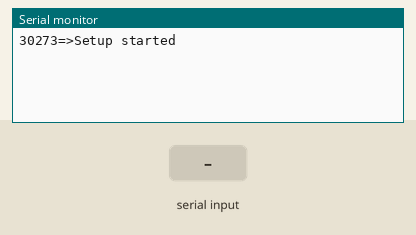
Simulated run of this sketch. Board: Arduino Mega 2560, built with avr-gcc and run on an emulated ATmega2560. Shown: the last lines printed to the serial monitor. Inputs (shaded band) come from the test bench.

Above: at 1.2 s.
1.3 s: "test 6\n" received over the second serial link
At 1.9 s:
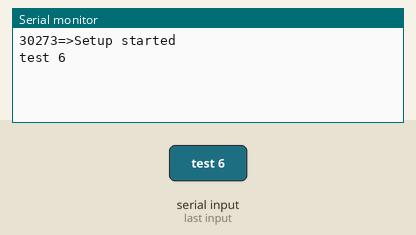
2.8 s: "1" received over the second serial link
At 4.2 s:
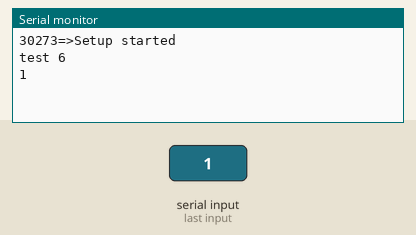

The sketch:

__Check_SIM800.ino
```cpp
#include <SoftwareSerial.h>
#include "esp_wifi.h"

class esp : public ESP_WIFI{
public:
virtual void trace(String msg);
virtual void responseProcessing(String resp);
} esp;

//SoftwareSerial espSerial(10, 11);

#define COM_BAUD 115200
#define espSerial Serial1
byte f;

// Переменные, создаваемые процессом сборки,
// когда компилируется скетч
extern int __bss_end;
extern void *__brkval;

// Функция, возвращающая количество свободного ОЗУ (RAM)
int memoryFree()
{
   int freeValue;
   if((int)__brkval == 0)
      freeValue = ((int)&freeValue) - ((int)&__bss_end);
   else
      freeValue = ((int)&freeValue) - ((int)__brkval);
   return freeValue;
}

void setup() {
  espSerial.begin(COM_BAUD);
  Serial.begin(COM_BAUD);
  esp.trace("Setup started");
return;
  //esp.send2site("upd/send_info.php","str=[{\"type\":\"T\",\"id\":1,\"temp\":99,\"hum\":10},{\"type\":\"E\",\"id\":3,\"text\":\"test 6 sdfgsdgfkmskdfg sdfgsdfgkmsdfkmg fgsndnfgjnsdfjgnjsdf jnfgjsdnfgjnsdfjgn jgnfjsdnfgjsnfdjgn jngsjnfdjgnsdfjgn jfsgndjdfngjsndfjg sgdnjdfng sndfgjfdngjndf sngjdfng sdfg jfsdgnjsdnfjg\"}]");


  esp.addEvent2Buffer(1,String(millis()));

  esp.addTempHum2Buffer(1, 10, 20);
  esp.addTempHum2Buffer(2, 10, 20);
  esp.addTempHum2Buffer(3, 10, 20);
  esp.addSens2Buffer(1, 1);
  esp.addSens2Buffer(1, 0);
  esp.addSens2Buffer(2, 1);
  esp.addSens2Buffer(2, 0);
  esp.addEvent2Buffer(3,"left join Sensor_Activity as sa2 on sa2.Sensor_Activity_ID = (select Sensor_Activity_ID from Sensor_Activity WHERE Sensor_ID=sa1.sensor_id and Date > sa1.date order by Date limit 1) and sa2.Value ");
  esp.addEvent2Buffer(3,"left join Sensor_Activity as sa2 on sa2.Sensor_Activity_ID = (select Sensor_Activity_ID from Sensor_Activity WHERE Sensor_ID=sa1.sensor_id and Date > sa1.date order by Date limit 1) and sa2.Value ");
//  esp.addEvent2Buffer(3,"left join Sensor_Activity as sa2 on sa2.Sensor_Activity_ID = (select Sensor_Activity_ID from Sensor_Activity WHERE Sensor_ID=sa1.sensor_id and Date > sa1.date order by Date limit 1) and sa2.Value ");
//  esp.addEvent2Buffer(3,"left join Sensor_Activity as sa2 on sa2.Sensor_Activity_ID = (select Sensor_Activity_ID from Sensor_Activity WHERE Sensor_ID=sa1.sensor_id and Date > sa1.date order by Date limit 1) and sa2.Value ");
//  esp.addEvent2Buffer(3,"left join Sensor_Activity as sa2 on sa2.Sensor_Activity_ID = (select Sensor_Activity_ID from Sensor_Activity WHERE Sensor_ID=sa1.sensor_id and Date > sa1.date order by Date limit 1) and sa2.Value ");
//  esp.addEvent2Buffer(3,"left join Sensor_Activity as sa2 on sa2.Sensor_Activity_ID = (select Sensor_Activity_ID from Sensor_Activity WHERE Sensor_ID=sa1.sensor_id and Date > sa1.date order by Date limit 1) and sa2.Value ");

  esp.sendBuffer2Site();
  esp.trace("send 1");

  esp.addTempHum2Buffer(1, 10, 20);
  esp.addTempHum2Buffer(2, 10, 20);
  esp.addTempHum2Buffer(3, 10, 20);
  esp.addSens2Buffer(1, 1);
  esp.addSens2Buffer(1, 0);
  esp.addSens2Buffer(2, 1);
  esp.addSens2Buffer(2, 0);
  esp.addEvent2Buffer(3,"left join Sensor_Activity as sa2 on sa2.Sensor_Activity_ID = (select Sensor_Activity_ID from Sensor_Activity WHERE Sensor_ID=sa1.sensor_id and Date > sa1.date order by Date limit 1) and sa2.Value ");

  esp.sendBuffer2Site();
  esp.trace("send 2");

delay(10000);

  esp.addTempHum2Buffer(1, 10, 20);
  esp.addTempHum2Buffer(2, 10, 20);
  esp.addTempHum2Buffer(3, 10, 20);
  esp.addSens2Buffer(1, 1);
  esp.addSens2Buffer(1, 0);
  esp.addSens2Buffer(2, 1);
  esp.addSens2Buffer(2, 0);
  //esp.addEvent2Buffer(3,"left join Sensor_Activity as sa2 on sa2.Sensor_Activity_ID = (select Sensor_Activity_ID from Sensor_Activity WHERE Sensor_ID=sa1.sensor_id and Date > sa1.date order by Date limit 1) and sa2.Value ");

  esp.sendBuffer2Site();
  esp.trace("send 3");


  esp.trace("Setup done");
}

void loop() {

  if ( espSerial.available() )
    Serial.write( espSerial.read() );
  if ( Serial.available() )
    espSerial.write( Serial.read() );

}

//------------------------------------------------------------------------
void esp::trace(String msg)
{
  Serial.println( String(memoryFree()) + "=>" + msg );
}

//------------------------------------------------------------------------
void esp::responseProcessing(String response)
{
}
```

esp_wifi.cpp
```cpp
/*
 Igor Zhukov (c)
 Created:       01-11-2017
 Last changed:  16-03-2018
*/

#include "Arduino.h"
//#include <SoftwareSerial.h>
#include "esp_wifi.h"

const String WSSID = "TP-LINK_B3D2";    // Нахим
//const String WSSID = "TP-LINK_FA82EC";    // Дом
const String WPASS  = "tgbvgy789";
//const String HOST_STR = "igorzhukov353.000webhostapp.com";
//const String HOST_STR = "24683.databor.pw";
//const String HOST_STR = "z916629e.beget.tech"; // 16-03-2018 очередной бесплатный хостинг // не работает!
//const String HOST_STR = "santalov.ru";

const String HOST_STR = "f0195241.xsph.ru";
//const String HOST_STR = "igorzhukov353.h1n.ru";
char *ok_str = (char*)"OK";

//SoftwareSerial ESP_Serial(10, 11); // RX, TX
#define ESP_Serial Serial2 // для МЕГИ
//#define SIM800_Serial Serial2 // для МЕГИ

HardwareSerial *com;
/* пример запроса
POST /upd/send_info.php HTTP/1.1
Host: f0195241.xsph.ru
Content-Type: application/x-www-form-urlencoded
Authorization: Basic aWdvcmp1a292MzUzOlJEQ3RndjE5Ng==

str=[{"type":"S","id":1,"v":1},{"type":"T","id":1,"temp":12,"hum":80},{"type":"E","text":"hello, world!"},{"type":"E","id":6,"text":"test 6"}]

*/
//------------------------------------------------------------------------
ESP_WIFI::ESP_WIFI()
{
wifi_initialized = false;
sendErrorCounter = 0;
com = &ESP_Serial;
}

//------------------------------------------------------------------------
// выполнить команду на удаленном сервере (через wi-fi)
bool ESP_WIFI::send2site(String reqStr, String postBuf)
{
	if(!checkInitialized()){
			return false;
		}

  String cmd1 = "AT+CIPSTART=\"TCP\",\"" + HOST_STR +"\",80";
  String getRequest = "POST /" + reqStr + " HTTP/1.1\r\nHost: " + HOST_STR + "\r\nContent-Type: application/x-www-form-urlencoded\r\nAuthorization: Basic aWdvcmp1a292MzUzOlJEQ3RndjE5Ng==\r\nCache-Control: no-cache\r\nConnection: close\r\nContent-Length: " + postBuf.length() + "\r\n\r\n" + postBuf + "\r\n";

  int getRequestLength = getRequest.length() + 2; // add 2 because \r\n will be appended by Serial.println().
  String cmd2 = "AT+CIPSEND=" + String(getRequestLength);

  int i;
  bool r;
  for(i=0; i<3; i++){
      //r = espSendCommand( cmd1 , ok_str , 15000 );  // установить соединение с хостом (3 попытки)
      r = espSendCommand( cmd1 , (char*)"CONNECT", 15000 );  // установить соединение с хостом (3 попытки)
      if(!r){
        delay(1000);
        continue;
      }
      r = espSendCommand( cmd2 , (char*)">" , 15000 );             // подготовить отсылку запроса - длина запроса
      r = espSendCommand( getRequest , (char*)"CLOSED" , 15000 );  // отослать запрос и получить ответ
      break;
  }
  if(!r)
    sendErrorCounter++;   // счетчик ошибочных отправок (для определения проблемы доступа к интернету - возможно нужно перезагрузить роутер)
  else
    sendErrorCounter = 0;

  lastWIFISended = millis();
  return r;
}

//------------------------------------------------------------------------
// выполнить команду на удаленном сервере (через wi-fi)
bool ESP_WIFI::send2site(String reqStr)
{
  /*
  sendErrorCounter = 0;
  lastWIFISended = millis();
  return 1; // временно, пока не наладится хостинг
  */

  if(!checkInitialized()){
      return false;
    }

  String cmd1 = "AT+CIPSTART=\"TCP\",\"" + HOST_STR +"\",80";
  String getRequest = "GET /" + reqStr + " HTTP/1.0\r\nHost: " + HOST_STR + "\r\n";
  int getRequestLength = getRequest.length() + 2; // add 2 because \r\n will be appended by Serial.println().
  String cmd2 = "AT+CIPSEND=" + String(getRequestLength);

  int i;
  bool r;
  for(i=0; i<3; i++){
      //r = espSendCommand( cmd1 , ok_str , 15000 );  // установить соединение с хостом (3 попытки)
      r = espSendCommand( cmd1 , (char*)"CONNECT", 15000 );  // установить соединение с хостом (3 попытки)

      if(!r){
        delay(1000);
        continue;
      }
      r = espSendCommand( cmd2 , ok_str , 5000 );             // подготовить отсылку запроса - длина запроса
      r = espSendCommand( getRequest , (char*)"CLOSED" , 15000 );  // отослать запрос и получить ответ
      break;
  }
  if(!r)
    sendErrorCounter++;   // счетчик ошибочных отправок (для определения проблемы доступа к интернету - возможно нужно перезагрузить роутер)
  else
    sendErrorCounter = 0;

  lastWIFISended = millis();
  return r;
}

//------------------------------------------------------------------------
bool ESP_WIFI::espSerialSetup()
{
  bool r;
/*
//ESP_Serial.begin(115200); // default baud rate for ESP8266
ESP_Serial.begin(9600);
delay(100);
ESP_Serial.println("AT+CIOBAUD=115200");
//ESP_Serial.println("AT+CIOBAUD=19200");
delay(100);
//ESP_Serial.begin(19200);
ESP_Serial.begin(115200);

delay(100); // Without this delay, sometimes, the program will not start until Serial Monitor is connected
r = espSendCommand( "AT+CIFSR" , ok_str , 5000 );
r = espSendCommand( "AT+CWMODE=1" , ok_str , 5000 );
r = espSendCommand( "AT+CWJAP=\""+WSSID+"\",\""+WPASS+"\"" , ok_str , 7000 );
*/

r = espSendCommand( "AT" , ok_str , 1000);
r = espSendCommand( "AT+CIPSHUT", ok_str, 1000);
r = espSendCommand( "ATE0", ok_str, 1000);
r = espSendCommand( "AT+CIPSTATUS", (char*)"IP INITIAL", 5000);
r = espSendCommand( "AT+CIPMUX=0", ok_str , 5000);
r = espSendCommand( "AT+CSTT=\"internet\",\"\",\"\"", ok_str , 5000);
r = espSendCommand( "AT+CIICR", ok_str , 20000);
espSendCommand( "AT+CIFSR", (char*)"100." , 100);


// AT+CIPSHUT

if(!r)
  routerConnectErrorCounter++;
else
  routerConnectErrorCounter = 0;
return r;
}

//---------------------------------------------------------------------
bool ESP_WIFI::espSendCommand(String cmd, char* goodResponse, unsigned long timeout)
{
trace("espSendCommand( " + cmd + " , " + goodResponse + " , " + String(timeout) + " )" );
ESP_Serial.println(cmd);
unsigned long tnow, tstart;
tnow = tstart = millis();
String response = "";
char c, cbuffer[11];
short len = strlen(goodResponse);
if( len > sizeof(cbuffer) - 1)
  len = sizeof(cbuffer) - 1;
cbuffer[sizeof(cbuffer) - 1] = 0;

while( true ) {
  if( tnow > tstart + timeout ) {
    trace("espSendCommand: FAILED - Timeout exceeded " + String(timeout) + " seconds" );
    if( response.length() > 0 ) {
      trace("espSendCommand: RESPONSE:" + response);
    }
    else {
      trace("espSendCommand: NO RESPONSE");
    }
    return false;
  }
  c = ESP_Serial.read();
  if( c >= 0 ) {
    response += String(c);
    for(short i=0; i<sizeof(cbuffer)-1; i++)
      cbuffer[i] = cbuffer[i+1];
    cbuffer[sizeof(cbuffer) - 2] = c;

    if(!memcmp(cbuffer + ((sizeof(cbuffer) - 1) - len),goodResponse,len)){
      trace("espSendCommand: SUCCESS - Response time: " + String(millis() - tstart) + "ms.");
      while(ESP_Serial.available()){
          c = ESP_Serial.read();
          response += String(c);
        }
      trace("RESPONSE: " + response + "\n\r---END RESPONSE---");
      responseProcessing(response);
      return true;
      }
    else
      if(!memcmp(cbuffer + 5,"ERROR",5)){
        trace("espSendCommand: ERROR - Response time: " + String(millis() - tstart) + "ms.");
        while(ESP_Serial.available()){
            c = ESP_Serial.read();
            response += String(c);
          }
        trace("RESPONSE: " + response + "\n\r---END RESPONSE---");
        return false;
      }
    }
    tnow = millis();
  }
}

//------------------------------------------------------------------------
void ESP_WIFI::checkIdle() // отключение в случае простоя
{
  if(wifi_initialized && ((millis() - lastWIFISended) > (60000*2))){ // если нет передачи >= 2 мин то отключить
    espSendCommand( "AT+CWQAP" , ok_str, 5000 );
    wifi_initialized = false;
  }
}

//------------------------------------------------------------------------
bool ESP_WIFI::checkInitialized()
{
  if(!wifi_initialized){
    wifi_initialized = espSerialSetup();
  }
  return wifi_initialized;
}

//------------------------------------------------------------------------
void ESP_WIFI::addInfo2Buffer(String str)
{
  if(buffer.length() == 0)
    buffer = str;
  else
    buffer += "," + str;
  trace( "Len=" + String(buffer.length()) + " " + buffer);
}

//------------------------------------------------------------------------
void ESP_WIFI::addEvent2Buffer(short id, String msgText)
{
  addInfo2Buffer("{\"type\":\"E\",\"id\":" + String(id) + ",\"text\":\"" + msgText + "\"}");
}

//------------------------------------------------------------------------
void ESP_WIFI::addTempHum2Buffer(short id, short temp, short hum)
{
  addInfo2Buffer("{\"type\":\"T\",\"id\":" + String(id) + ",\"temp\":" + String(temp) + ",\"hum\":" + String(hum) + "}");
}

//------------------------------------------------------------------------
void ESP_WIFI::addSens2Buffer(short id, short val)
{
  addInfo2Buffer("{\"type\":\"S\",\"id\":" + String(id) + ",\"v\":" + String(val) + "}");
}

//------------------------------------------------------------------------
void ESP_WIFI::sendBuffer2Site()
{
  if(buffer.length() == 0)
    return;
  if(send2site("upd/send_info.php", "str=[" + buffer + "]"))
    buffer = "";

  buffer = "";
}
```

esp_wifi.h
```cpp
/*
 Igor Zhukov (c)
 Created:       01-11-2017
 Last changed:  21-01-2018
*/
class ESP_WIFI {
  String buffer;

 public:
  bool wifi_initialized = false;
  unsigned long lastWIFISended;
  short sendErrorCounter;
  short routerConnectErrorCounter;

  ESP_WIFI();
  bool espSerialSetup();
  bool espSendCommand(String cmd, char* goodResponse, unsigned long timeout);
  bool send2site(String reqStr);
  bool send2site(String reqStr,String postBuf);
  virtual void trace(String msg) = 0;
  void checkIdle(); // отключение в случае простоя
  bool checkInitialized();
  virtual void responseProcessing(String resp) = 0;

  void addEvent2Buffer(short id, String msgText);
  void addTempHum2Buffer(short id, short temp, short hum);
  void addSens2Buffer(short id, short val);
  void addInfo2Buffer(String str);
  void sendBuffer2Site();

};
```

Measured:
- after the input at 1.3 s, the serial monitor: prints a new line at once (image 1)
- after the input at 2.8 s, the serial monitor: prints a new line at once (image 2)
